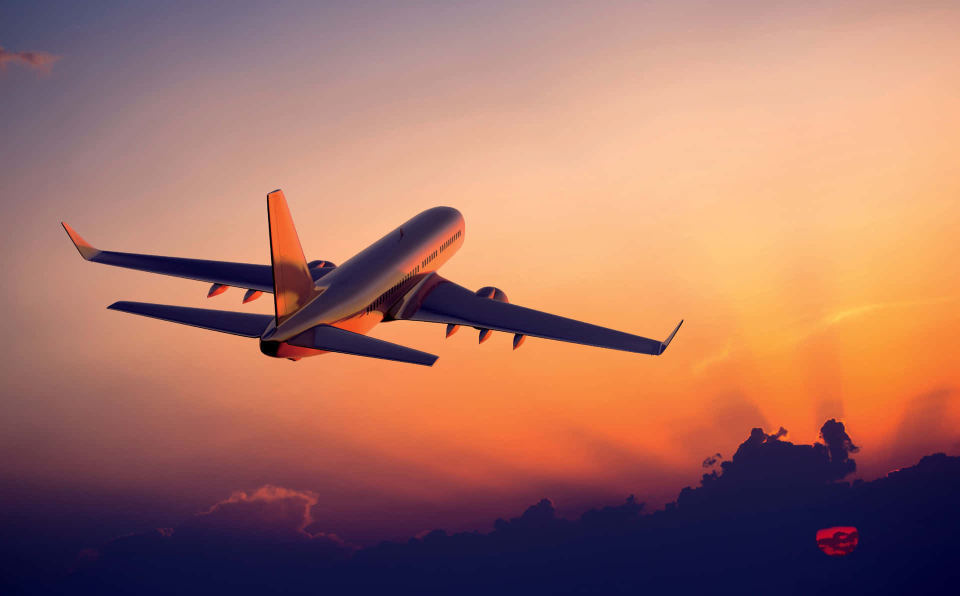
#> input picture Basic Operations/plane.jpg, 1920 x 1192 px, found by its file name (shown at 1/2 size)
$ python image_editing.py
#> lines starting #> are read from the running program, lines starting #| are printed output that depends on the picture; after the words box and inside, x2 and y2 are one past the last pixel; in counts of white or black regions, pixels touching at a corner belong together
import os
import cv2

img = cv2.imread(os.path.join (".", "CV-notes", "Basic IO", "plane.jpg"))
#> img is the input picture: shape (1192, 1920, 3); mean B, G, R 102, 114.5, 165.5

#resize
resized_img = cv2.resize(img, (960, 596))

#crop
cropped_img = img[300:850, 0:1500] #only shows plane
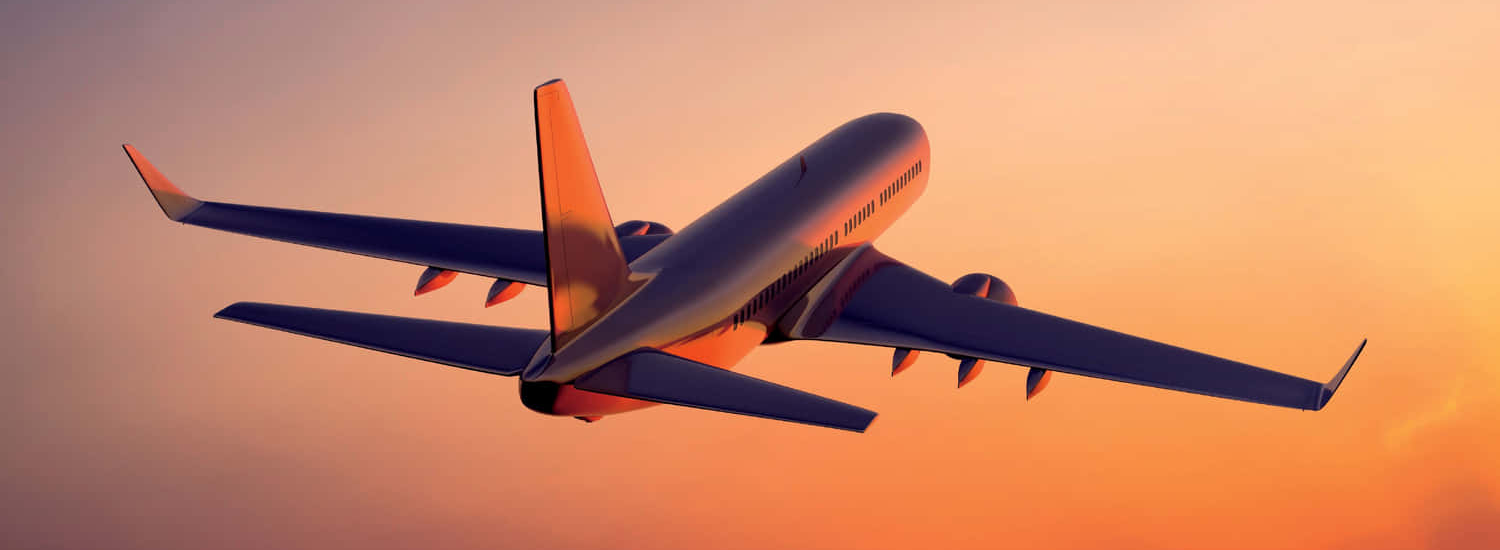
#> cropped_img: shape (550, 1500, 3); mean B, G, R 105, 134.6, 198.4

#colorspace change
rbg_img = cv2.cvtColor(img, cv2.COLOR_BGR2RGB) #switched blue and red
img_gray = cv2.cvtColor(img, cv2.COLOR_BGR2GRAY) #grayscale (condensing 3 channels to 1 channel)
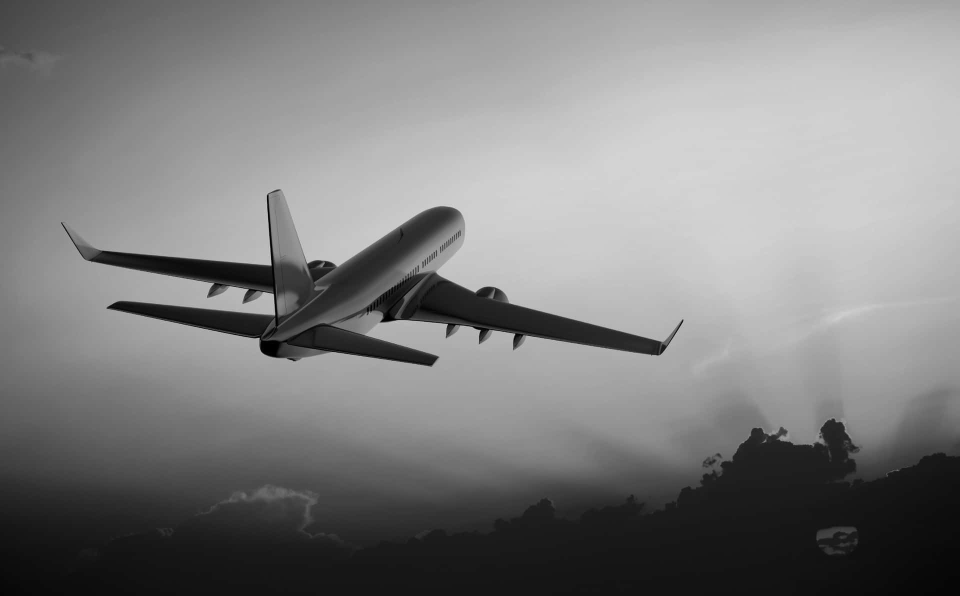
#> img_gray: shape (1192, 1920) (shown at 1/2 size); min 0, max 217, mean 128.3
img_hsv = cv2.cvtColor(img, cv2.COLOR_BGR2HSV) #hsv: hue, saturation, value; helps with color detection
#> img_hsv: shape (1192, 1920, 3); mean H, S, V 59.9, 126.7, 173.4

#blurring (each pixel is replaced by the average of the pixels around it, its 'neighbourhood', useful for removing noise)
kernal_size = 5
img_blur = cv2.blur(img, (kernal_size, kernal_size))
img_Gblur = cv2.GaussianBlur(img, (kernal_size, kernal_size), 6)
img_median_blur = cv2.medianBlur(img, kernal_size) #always square size

#threshold (convert grayscale to binary using a threshold value, useful for image segmentation)
ret, thresh = cv2.threshold(img_gray, 150, 225, cv2.THRESH_BINARY) #ret is assigned threshold value, can be optimized
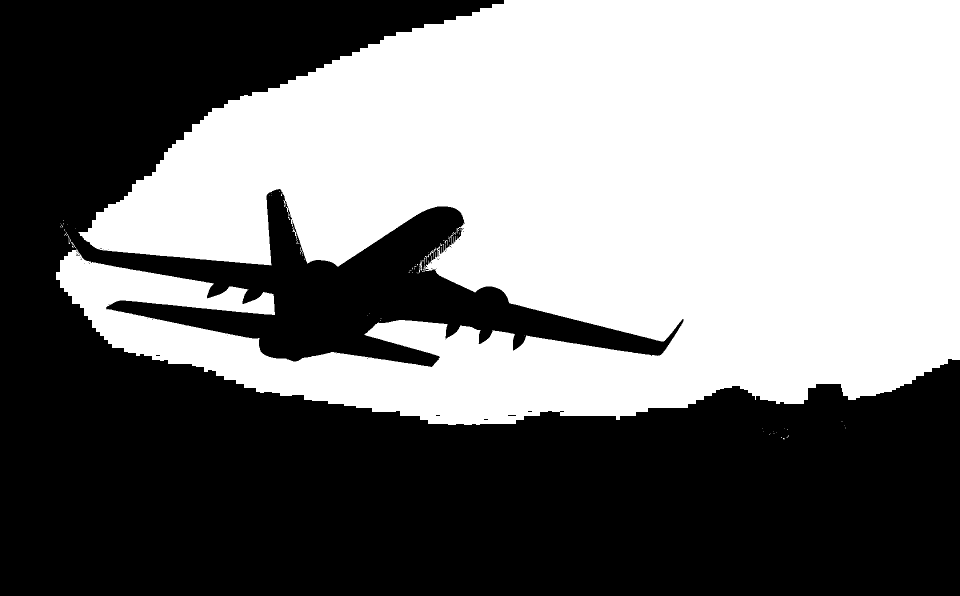
#> thresh: shape (1192, 1920) (shown at 1/2 size); values 0 (black) and 225 (white), 48.2% white; 93 white regions (86 under 20 px), largest, box (x1, y1, x2, y2) and area: (112, 0, 1920, 850) 1102034, (840, 520, 845, 541) 54, (585, 455, 594, 479) 48
ret2, thresh2 = cv2.threshold(img_gray, 0, 225, cv2.THRESH_BINARY + cv2.THRESH_OTSU) #auto-calculates optimal threshold value
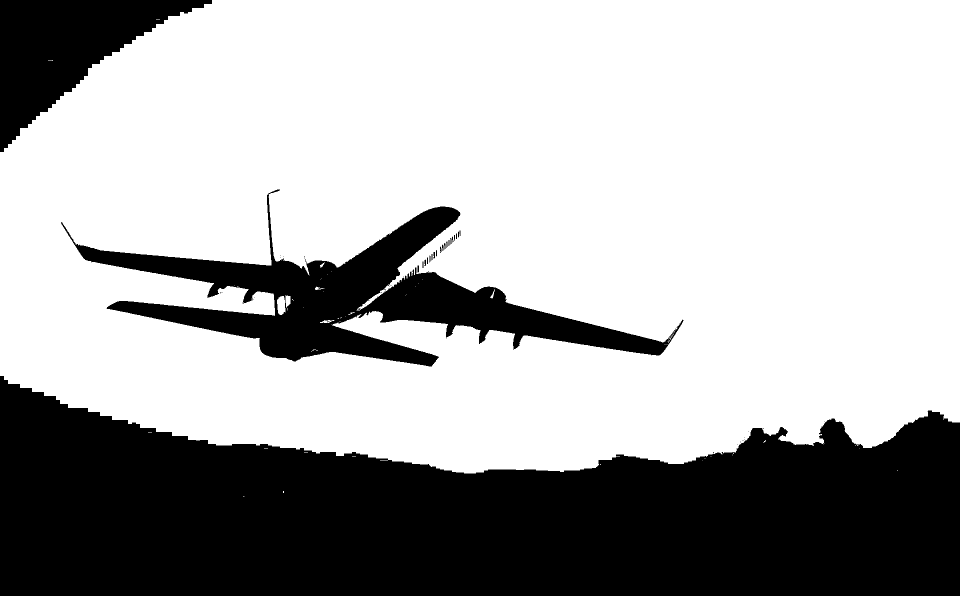
#> thresh2: shape (1192, 1920) (shown at 1/2 size); values 0 (black) and 225 (white), 66.8% white; 50 black regions (28 under 20 px), largest, box (x1, y1, x2, y2) and area: (0, 752, 1920, 1192) 586685, (122, 379, 1367, 733) 117422, (0, 0, 424, 304) 55621
#> ret2 = 107
ret3, thresh3 = cv2.threshold(cv2.cvtColor((img_median_blur), cv2.COLOR_BGR2GRAY), 50, 255, cv2.THRESH_BINARY) #using blurred version
#> thresh3: shape (1192, 1920); 78.9% white; 21 black regions (6 under 20 px), largest, box (x1, y1, x2, y2) and area: (0, 839, 1920, 1192) 401311, (180, 392, 896, 731) 48637, (801, 550, 1321, 710) 25996
adapt_thresh = cv2.adaptiveThreshold(img_gray, 255, cv2.ADAPTIVE_THRESH_GAUSSIAN_C, cv2.THRESH_BINARY, 21, 20) #21 is block size, needs to be odd. Adaptive breaks image into segments with own threshold
#> adapt_thresh: shape (1192, 1920); 99.3% white; 288 black regions (216 under 20 px), largest, box (x1, y1, x2, y2) and area: (213, 603, 571, 716) 2524, (414, 379, 562, 653) 1709, (574, 648, 878, 733) 1681

#edge detection (3 types: Sobel Derivatives, Laplace Operator, Canny Edge Detector)
img_edge = cv2.Canny(img, 250, 100) # max & min
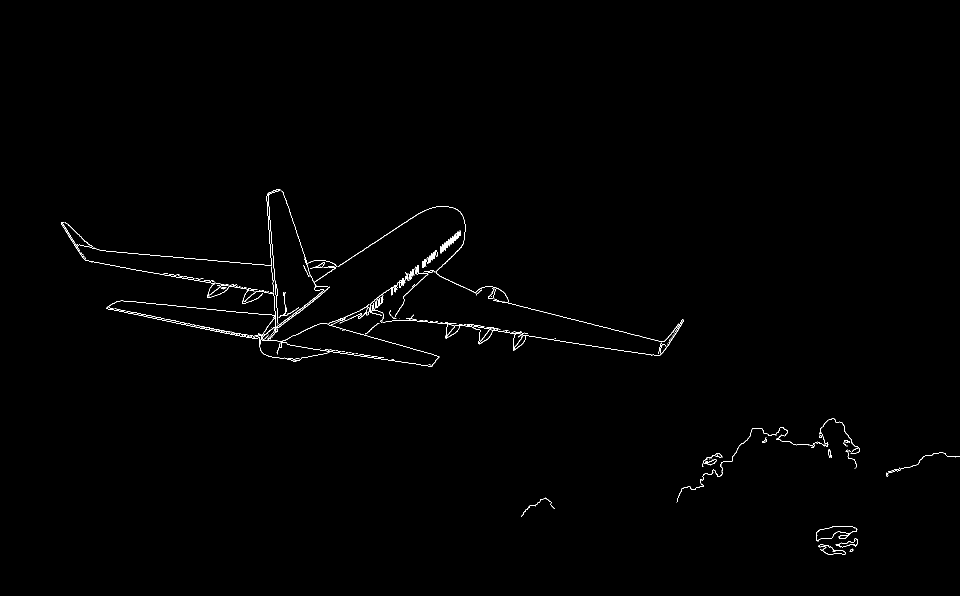
#> img_edge: shape (1192, 1920) (shown at 1/2 size); 0.53% white in thin lines or dots, all inside (x1, y1, x2, y2) = (122, 378, 1920, 1110)

#contours (curve joining all continuous points, requires object to be white against black background, useful for object detection)
ret_c, thresh_c = cv2.threshold(cv2.cvtColor((img_median_blur), cv2.COLOR_BGR2GRAY), 140, 255, cv2.THRESH_BINARY_INV)
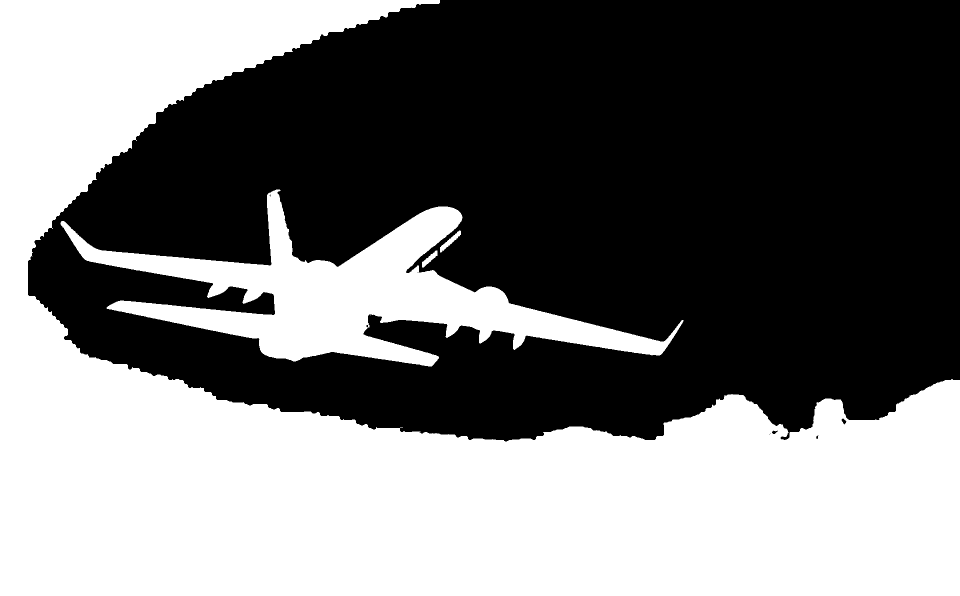
#> thresh_c: shape (1192, 1920) (shown at 1/2 size); 46.1% white; 4 white regions
contours, hierarchy = cv2.findContours(thresh_c, cv2.RETR_TREE, cv2.CHAIN_APPROX_SIMPLE)
#> contours = 12 contours, 5 with area under 20; largest, box (x1, y1, x2, y2) and area: (0, 0, 1920, 1192) 919449, (121, 379, 1367, 733) 129704, (880, 461, 922, 505) 440, (844, 501, 875, 535) 335, (1682, 836, 1694, 850) 76, (1543, 860, 1556, 869) 61, (1631, 870, 1638, 879) 29

#object detection (isolating the plane)
for cnt in contours:
    area = cv2.contourArea(cnt)
    if area > 10000 and area < 500000:
        # cv2.drawContours(img, cnt, -1, (0, 255, 0), 3)
        x1, y1, w, h = cv2.boundingRect(cnt)
        cv2.rectangle(img, (x1, y1), (x1 + w , y1 + h ), (0, 255, 0), 2)
#> this loop made 12 passes
#> (area, x1, y1, w, h) on pass 3: (129704.5, 121, 379, 1246, 354)
#> area on passes 1, 2, 7, 8, 11, 12: 335, 440, 919449, 29, 61, 76
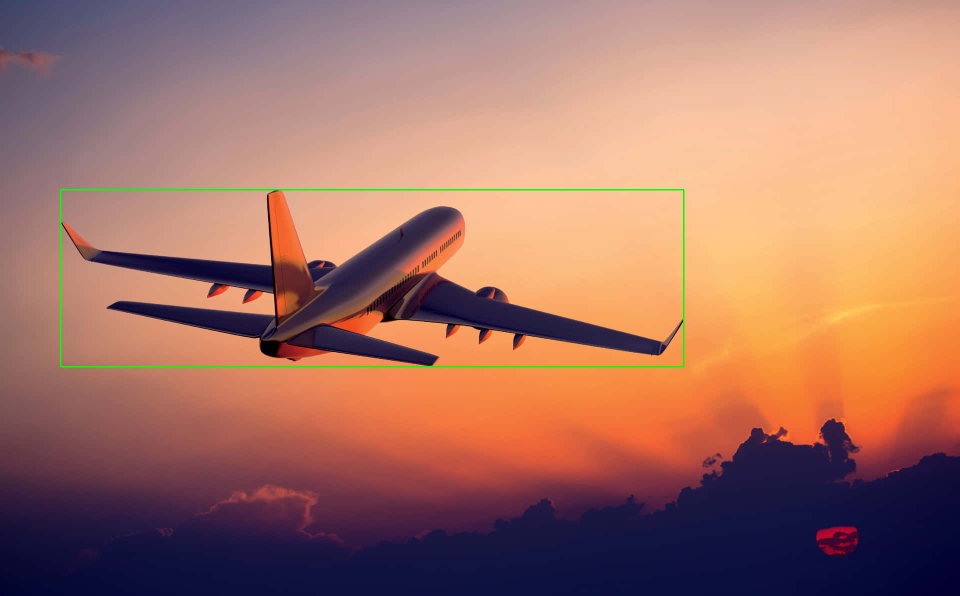
#> img: shape (1192, 1920, 3) (shown at 1/2 size); 0.42% of pixels changed, all inside (x1, y1, x2, y2) = (120, 378, 1369, 735)

cv2.imshow('image', img)
# [15 lines of commented-out code are left out]
cv2.imshow("thresh_c", thresh_c)
cv2.waitKey(0)

$ run again, with Basic Operations/image-2.png saved as Basic Operations/plane.jpg
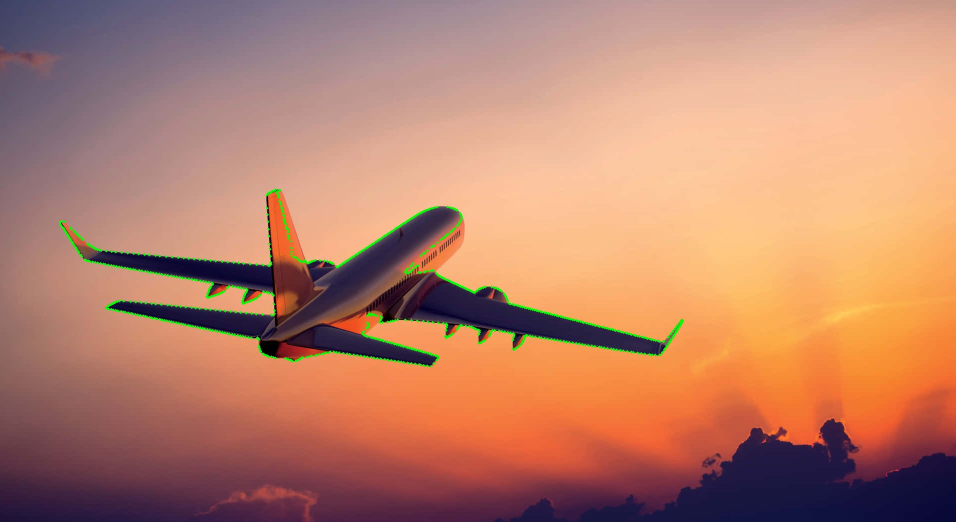
#> input picture Basic Operations/image-2.png, 1911 x 1044 px, found by its file name (shown at 1/2 size)
#> img is the input picture: shape (1044, 1911, 3); mean B, G, R 107.5, 129.5, 185.1
#> img_hsv: shape (1044, 1911, 3); mean H, S, V 51.2, 117.7, 189.5
#> `ret, thresh = cv2.threshold(img_gray, 150, 225, cv2.THRESH_BINARY)`:
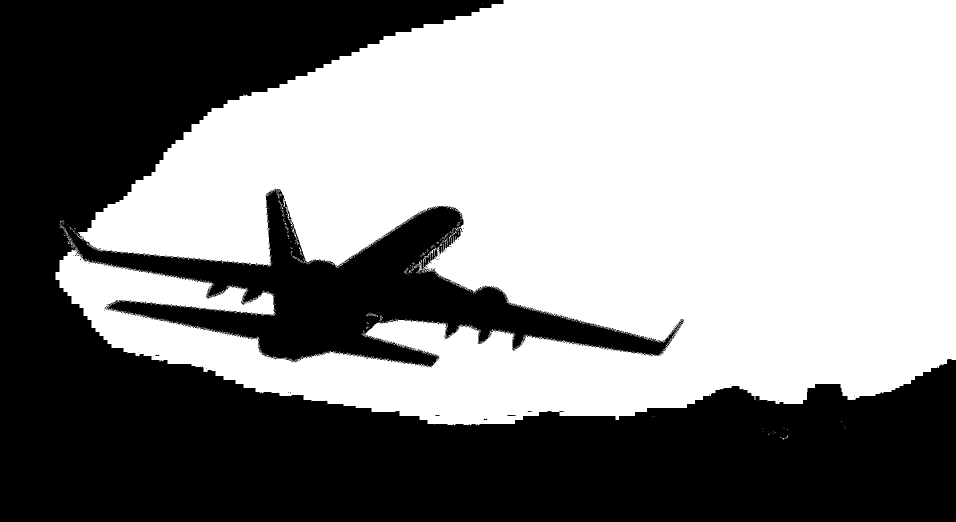
#> thresh: shape (1044, 1911) (shown at 1/2 size); values 0 (black) and 225 (white), 55% white; 71 black regions (69 under 20 px), largest, box (x1, y1, x2, y2) and area: (0, 0, 1911, 1044) 896611, (1015, 830, 1031, 832) 31
#> thresh2: shape (1044, 1911); values 0 (black) and 225 (white), 69.8% white; 98 black regions (73 under 20 px), largest, box (x1, y1, x2, y2) and area: (0, 616, 1911, 1044) 374919, (122, 390, 1358, 733) 116684, (0, 0, 606, 448) 109143
#> ret2 = 123
#> thresh3: shape (1044, 1911); 90.2% white; 30 black regions (9 under 20 px), largest, box (x1, y1, x2, y2) and area: (632, 839, 1911, 1044) 91420, (180, 424, 894, 731) 46571, (0, 955, 602, 1044) 25984
#> adapt_thresh: shape (1044, 1911); 99.2% white; 415 black regions (334 under 20 px), largest, box (x1, y1, x2, y2) and area: (217, 602, 543, 673) 2343, (589, 648, 875, 733) 1690, (199, 501, 541, 536) 1401
#> img_edge: shape (1044, 1911); 0.83% white in thin lines or dots, all inside (x1, y1, x2, y2) = (118, 377, 1911, 1007)
#> thresh_c: shape (1044, 1911); 38.3% white; 49 white regions (45 under 20 px)
#> contours = 56 contours, 49 with area under 20; largest, box (x1, y1, x2, y2) and area: (0, 0, 1911, 1044) 632470, (122, 379, 1352, 734) 123946, (879, 461, 921, 505) 442, (843, 500, 874, 536) 334, (1681, 836, 1692, 850) 78, (1542, 860, 1555, 869) 62, (1630, 870, 1637, 878) 25
#> the loop `for cnt in contours:` made 56 passes
#> (area, x1, y1, w, h) on pass 43: (123946.5, 122, 379, 1230, 355)
#> after the loop `for cnt in contours:`:
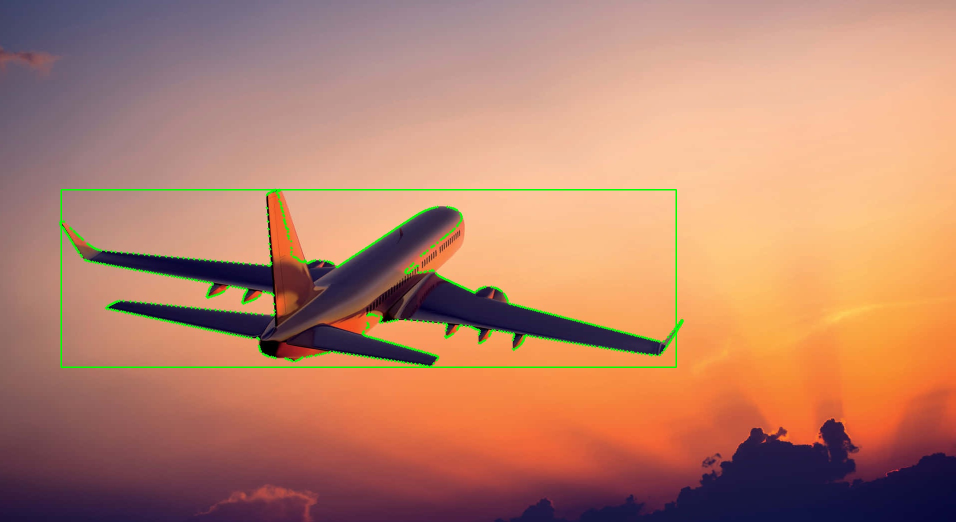
#> img: shape (1044, 1911, 3) (shown at 1/2 size); 0.48% of pixels changed, all inside (x1, y1, x2, y2) = (121, 378, 1354, 736)
